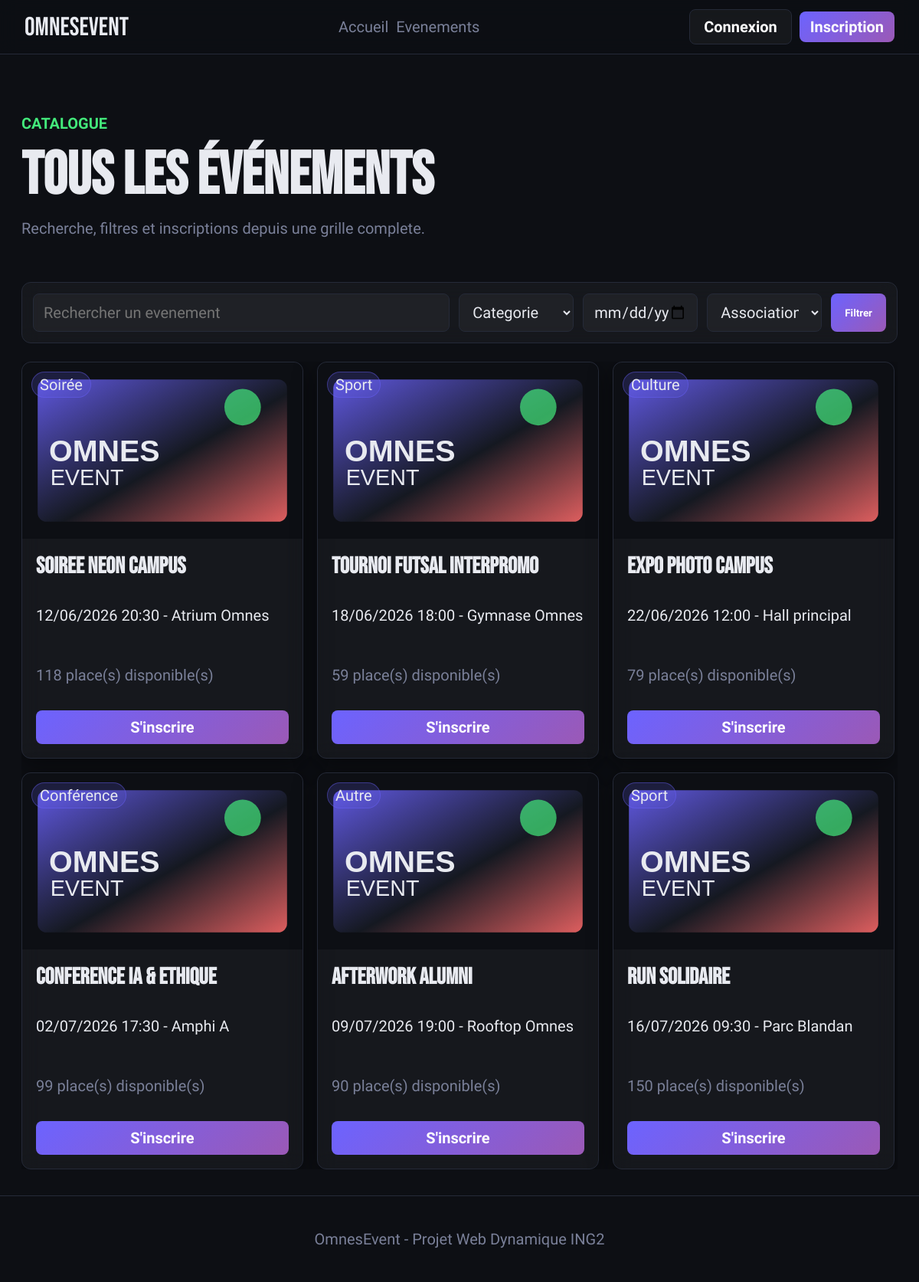
/event/list.php, run on the app's committed database.
### tables this page shows
CREATE TABLE evenements (
    id INT AUTO_INCREMENT PRIMARY KEY,
    titre VARCHAR(180) NOT NULL,
    description TEXT NOT NULL,
    categorie ENUM('Soirée','Sport','Culture','Conférence','Autre') NOT NULL,
    date_evenement DATETIME NOT NULL,
    nom_lieu VARCHAR(180) NOT NULL,
    adresse_lieu VARCHAR(255),
    url_affiche VARCHAR(255),
    capacite INT NOT NULL,
    cree_par INT NOT NULL,
    statut ENUM('en_attente','publie','annule') DEFAULT 'publie',
    cree_le DATETIME DEFAULT CURRENT_TIMESTAMP,
    CONSTRAINT fk_evenements_utilisateurs FOREIGN KEY (cree_par) REFERENCES utilisateurs(id) ON DELETE CASCADE
);

### includes/auth.php (called while the page is built, shortened)
<?php
function e($valeur) {
    return htmlspecialchars((string)$valeur, ENT_QUOTES, 'UTF-8');
}
function baseUrlSite() {
    $racineDocument = realpath($_SERVER['DOCUMENT_ROOT'] ?? '');
    $racineProjet = realpath(__DIR__ . '/..');
    if ($racineDocument && $racineProjet && strpos(strtolower($racineProjet), strtolower($racineDocument)) === 0) {
        $relatif = trim(str_replace('\\', '/', substr($racineProjet, strlen($racineDocument))), '/');
        return $relatif !== '' ? '/' . $relatif : '';
    }
    $script = $_SERVER['SCRIPT_NAME'] ?? '';
    $segments = explode('/', trim($script, '/'));
    return !empty($segments[0]) && substr($segments[0], -4) !== '.php' ? '/' . $segments[0] : '';
}
function urlSite($chemin = '') {
    if (strpos($chemin, '/omnesevent/') === 0) {
        $chemin = substr($chemin, strlen('/omnesevent'));
    } elseif ($chemin[0] !== '/') {
        $chemin = '/' . $chemin;
    }
    return baseUrlSite() . $chemin;
}
function estConnecte() {
    return isset($_SESSION['utilisateur_id']);
}
?>

### includes/event-card.php (the view)
<?php
$affiche = urlSite($evenement['url_affiche'] ?: '/assets/img/default-event.svg');
$places = isset($evenement['places_restantes']) ? (int)$evenement['places_restantes'] : placesRestantes($bdd, $evenement);
?>
<article class="event-card" data-category="<?php echo e($evenement['categorie']); ?>">
    <a href="<?php echo e(urlSite('/event/detail.php?id=' . (int)$evenement['id'])); ?>" class="poster">
        <img src="<?php echo e($affiche); ?>" alt="<?php echo e($evenement['titre']); ?>">
        <span class="badge"><?php echo e($evenement['categorie']); ?></span>
    </a>
    <div class="card-body">
        <h3><?php echo e($evenement['titre']); ?></h3>
        <p><?php echo date('d/m/Y H:i', strtotime($evenement['date_evenement'])); ?> - <?php echo e($evenement['nom_lieu']); ?></p>
        <p class="muted"><?php echo e($places); ?> place(s) disponible(s)</p>
        <a class="btn full" href="<?php echo e(estConnecte() ? urlSite('/event/detail.php?id=' . (int)$evenement['id']) : urlSite('/login.php')); ?>">S'inscrire</a>
    </div>
</article>

### event/list.php (shortened to what this page needs)
<?php
require_once __DIR__ . '/../includes/db.php';
require_once __DIR__ . '/../includes/auth.php';
$recherche = $_GET['q'] ?? '';
$date = $_GET['date'] ?? '';
$sql = "SELECT e.*, u.prenom, u.nom,
        (e.capacite - (
            SELECT COUNT(*) FROM inscriptions i
            WHERE i.evenement_id = e.id AND i.statut = 'confirme'
        )) AS places_restantes
        FROM evenements e
        INNER JOIN utilisateurs u ON e.cree_par = u.id
        WHERE e.statut = ?";
$params = array('publie');
$sql .= ' ORDER BY e.date_evenement ASC';
$requete = $bdd->prepare($sql);
$requete->execute($params);
$evenements = $requete->fetchAll(PDO::FETCH_ASSOC);
include __DIR__ . '/../includes/header.php';
?>
<section class="catalog-header">
    <div>
        <p class="eyebrow">Catalogue</p>
        <h1>Tous les &eacute;v&eacute;nements</h1>
        <p class="muted">Recherche, filtres et inscriptions depuis une grille complete.</p>
    </div>
</section>
<section class="section catalog-section">
    <form class="filters ajax-filters catalog-filters" method="get" action="<?php echo e(urlSite('/event/list.php')); ?>">
        <input type="search" name="q" placeholder="Rechercher un evenement" value="<?php echo e($recherche); ?>">
        <select name="categorie">
            <option value="">Categorie</option>
        </select>
        <input type="date" name="date" value="<?php echo e($date); ?>">
        <select name="association">
            <option value="">Association</option>
        </select>
        <button class="btn" type="submit">Filtrer</button>
    </form>
    <div id="event-grid" class="event-grid catalog-grid">
        <?php if ($evenements) { ?>
            <?php foreach ($evenements as $evenement) { include __DIR__ . '/../includes/event-card.php'; } ?>
        <?php } else { ?>
            <div class="panel empty-state">Aucun evenement ne correspond a votre recherche.</div>
        <?php } ?>
    </div>
</section>
<?php include __DIR__ . '/../includes/footer.php'; ?>

### assets/css/style.css (style rules this page uses)
:root { --bg: #0d0f14; --surface: #161a23; --border: #252a38; --accent: #6C63FF; --accent-2: #FF6B6B; --accent-3: #43E97B; --text: #E8EAF0; --text-muted: #7A8099; --radius: 12px; --shadow: 0 8px 32px rgba(0,0,0,0.45); }
* { box-sizing: border-box; }
body { margin: 0; background: var(--bg); color: var(--text); font-family: 'Barlow Condensed', Arial, sans-serif; font-size: 20px; letter-spacing: 0; }
a { color: inherit; text-decoration: none; }
img { max-width: 100%; display: block; }
.logo, h1, h2, h3 { font-family: 'Bebas Neue', Impact, sans-serif; letter-spacing: 0; }
.btn { min-height: 44px; border: 0; border-radius: 8px; padding: 10px 18px; display: inline-flex; align-items: center; justify-content: center; gap: 8px; color: white; cursor: pointer; background: linear-gradient(135deg, var(--accent), #9B59B6); transition: all .25s ease; font-family: inherit; font-weight: 700; }
.btn.full { width: 100%; }
.eyebrow { color: var(--accent-3); text-transform: uppercase; font-weight: 700; }
h1 { font-size: 56px; line-height: .94; margin: 12px 0 22px; }
h3 { font-size: 30px; margin: 0; }
.muted { color: var(--text-muted); }
.filters, .two-cols { display: grid; gap: 12px; }
input, select, textarea { width: 100%; min-height: 44px; border: 1px solid var(--border); border-radius: 8px; padding: 11px 13px; background: rgba(255,255,255,.04); color: var(--text); font: inherit; }
.section, .form-page, .auth-page, .detail-layout { width: min(1180px, 100%); margin: 0 auto; padding: 34px 18px; }
.event-grid, .dashboard-grid, .tickets, .preview-grid, .category-grid, .stats-grid { display: grid; gap: 18px; }
.event-card, .panel, .auth-card { background: rgba(255,255,255,0.04); backdrop-filter: blur(12px); border: 1px solid var(--border); border-radius: var(--radius); box-shadow: var(--shadow); }
.event-card { display: grid; grid-template-rows: auto 1fr; min-width: 0; overflow: hidden; }
.poster { position: relative; height: 230px; overflow: hidden; border-radius: var(--radius) var(--radius) 0 0; }
.poster img { width: 100%; height: 100%; object-fit: cover; transition: all .25s ease; }
.card-body, .panel, .auth-card { padding: 18px; }
.card-body { display: flex; min-width: 0; flex-direction: column; gap: 14px; }
.card-body h3 { overflow-wrap: anywhere; }
.card-body .btn { margin-top: auto; }
.badge { display: inline-flex; min-height: 28px; align-items: center; border-radius: 999px; padding: 4px 10px; background: rgba(108,99,255,.18); color: var(--text); border: 1px solid rgba(108,99,255,.4); }
.poster .badge { position: absolute; left: 12px; top: 12px; }
.catalog-header { width: min(1180px, 100%); margin: 0 auto; padding: 58px 18px 20px; }
.catalog-header h1 { margin-bottom: 8px; }
.catalog-section { padding-top: 18px; }
.catalog-filters { margin-bottom: 24px; padding: 14px; border: 1px solid var(--border); border-radius: var(--radius); background: rgba(255,255,255,0.04); backdrop-filter: blur(12px); }
.catalog-grid { max-height: none; }
@media (min-width: 700px) { h1 { font-size: 78px; } }
@media (min-width: 700px) { .filters { grid-template-columns: 1fr 150px 150px 150px auto; } }
@media (min-width: 700px) { .event-grid, .dashboard-grid { grid-template-columns: repeat(2, 1fr); } }
@media (min-width: 960px) { .event-grid { grid-template-columns: repeat(3, 1fr); } }
@media (min-width: 960px) { .catalog-grid { max-height: 1200px; overflow-y: auto; padding-right: 4px; } }

### data on the page
evenements: url_affiche (placeholder picture), categorie "Soirée", titre "Soiree Neon Campus", date_evenement "12/06/2026 20:30", nom_lieu "Atrium Omnes", places "118"
evenements: url_affiche (placeholder picture), categorie "Sport", titre "Tournoi Futsal Interpromo", date_evenement "18/06/2026 18:00", nom_lieu "Gymnase Omnes", places "59"
evenements: url_affiche (placeholder picture), categorie "Culture", titre "Expo Photo Campus", date_evenement "22/06/2026 12:00", nom_lieu "Hall principal", places "79"
evenements: url_affiche (placeholder picture), categorie "Conférence", titre "Conference IA & Ethique", date_evenement "02/07/2026 17:30", nom_lieu "Amphi A", places "99"
evenements: url_affiche (placeholder picture), categorie "Autre", titre "Afterwork Alumni", date_evenement "09/07/2026 19:00", nom_lieu "Rooftop Omnes", places "90"
evenements: url_affiche (placeholder picture), categorie "Sport", titre "Run Solidaire", date_evenement "16/07/2026 09:30", nom_lieu "Parc Blandan", places "150"
